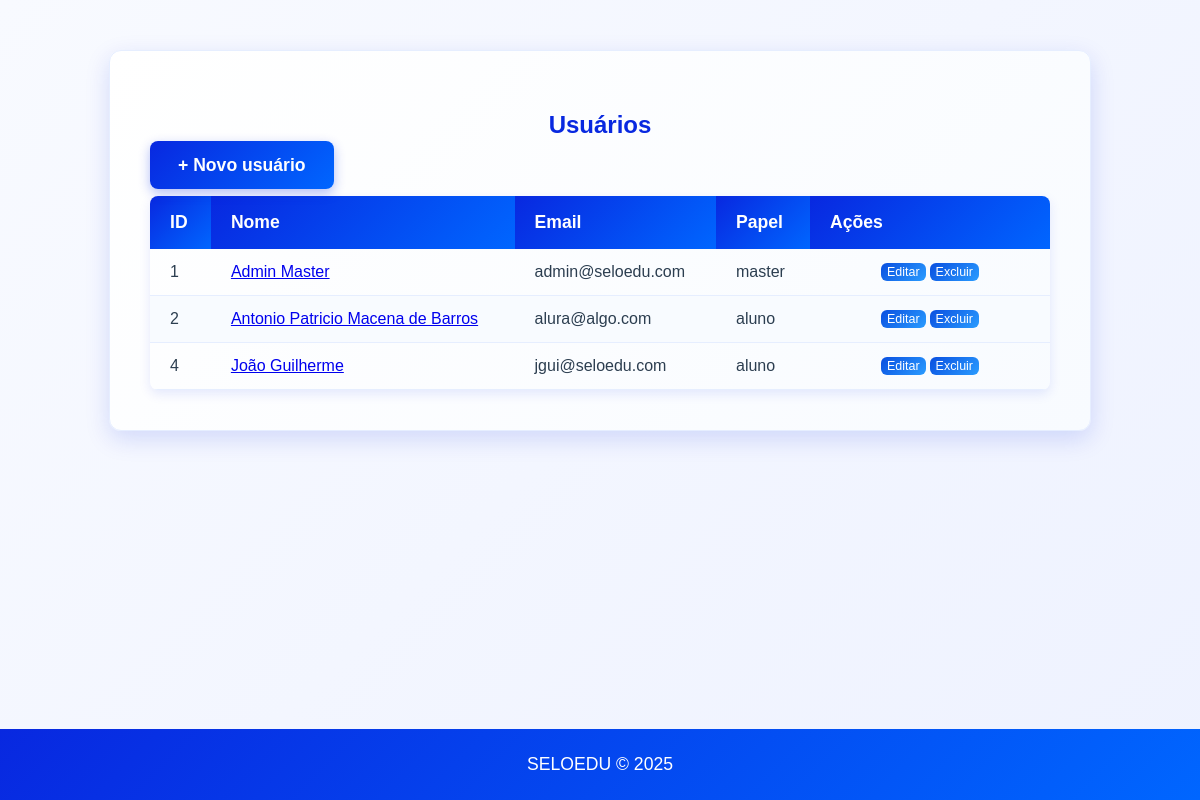
The app's page /users/, older data.
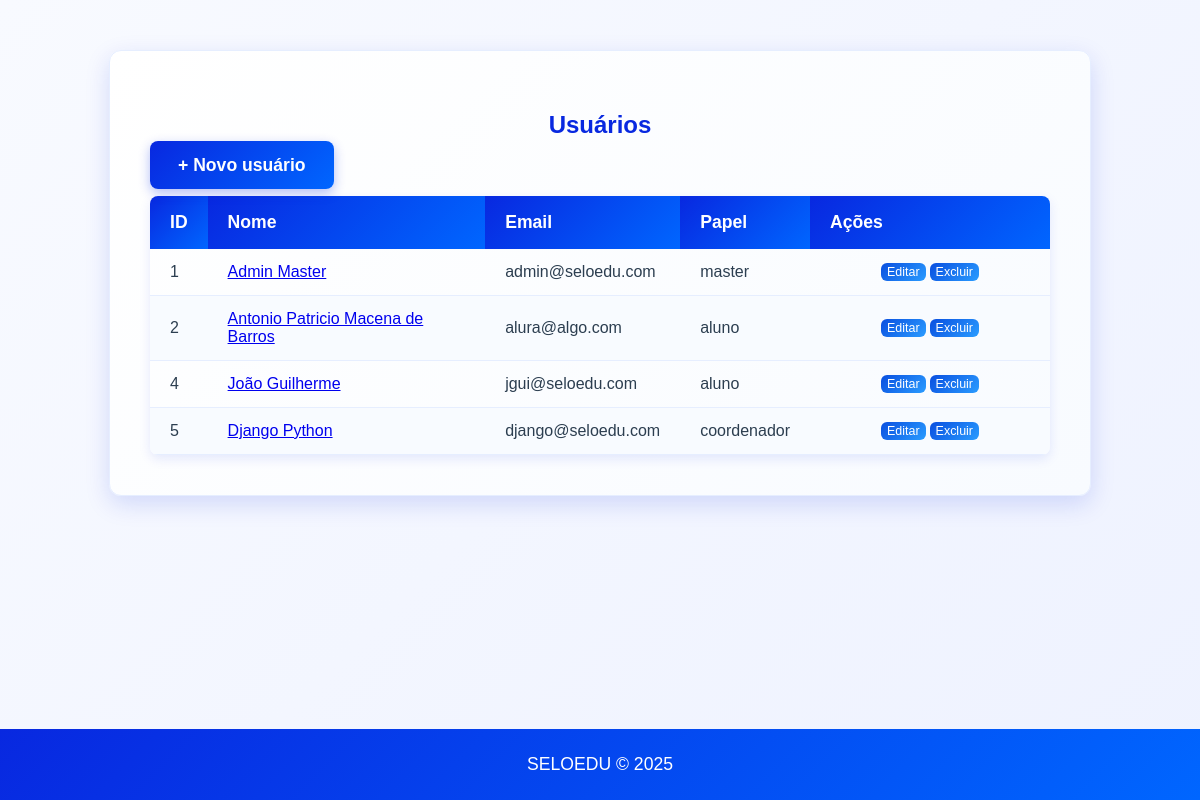
The same page, newer data.
### models/users.py (models this page shows, shortened)
class User(UserMixin, db.Model):
	__tablename__ = 'users'
	id = db.Column(db.Integer, primary_key=True)
	nome = db.Column(db.String(120), nullable=False)
	email = db.Column(db.String(150), unique=True, nullable=False)
	password_hash = db.Column(db.String(256), nullable=True)
	role = db.Column(db.String(50), default='user')
	ativo = db.Column(db.Boolean, default=True)
	profile = db.relationship('Profile', uselist=False, back_populates='user')

### views/users.py (the view)
    def list_users(self):
        try:
            users = User.query.filter_by(ativo=True).all()
            return render_template('users/index.html', usuarios=users)
        except Exception as e:
            flash(f'Erro ao carregar usuários: {str(e)}', 'error')
            return render_template('users/index.html', usuarios=[])

### templates/users/index.html (shortened to what this page needs)
{% extends "base.html" %}
{% block content %}
  <div class="users-container">
    <h2 class="users-header">Usuários</h2>
    <p><a class="button-home no-underline" href="{{ url_for('users.create') }}">+ Novo usuário</a></p>
    {% if usuarios %}
      <table>
        <thead>
          <tr>
            <th>ID</th>
            <th>Nome</th>
            <th>Email</th>
            <th>Papel</th>
            <th>Ações</th>
          </tr>
        </thead>
        <tbody>
          {% for u in usuarios %}
            <tr>
              <td>{{ u.id }}</td>
              <td><a href="{{ url_for('users.show', user_id=u.id) }}">{{ u.nome }}</a></td>
              <td>{{ u.email }}</td>
              <td>{{ u.role }}</td>
              <td class="actions">
                <div class="action-group">
                  <form action="{{ url_for('users.edit', user_id=u.id) }}" method="get" style="margin:0;display:inline-flex;">
                    <button type="submit" class="btn-small">Editar</button>
                  </form>
                  <form action="{{ url_for('users.delete', user_id=u.id) }}" method="post" style="margin:0;display:inline-flex;">
                    <button type="submit" class="btn-small">Excluir</button>
                  </form>
                </div>
              </td>
            </tr>
          {% endfor %}
        </tbody>
      </table>
    {% else %}
      <p>Nenhum usuário cadastrado.</p>
    {% endif %}
  </div>
{% endblock %}

Row changes from the older to the newer data that the page shows:
added User: id "5", nome "Django Python", email "django@seloedu.com", role "coordenador"
